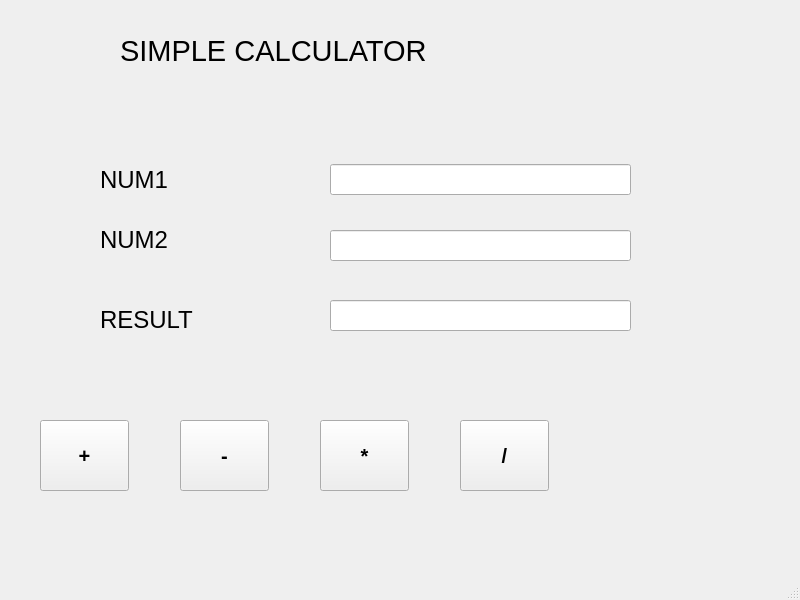
<?xml version="1.0" encoding="UTF-8"?>
<ui version="4.0">
 <class>MainWindow</class>
 <widget class="QMainWindow" name="MainWindow">
  <property name="geometry">
   <rect>
    <x>0</x>
    <y>0</y>
    <width>800</width>
    <height>600</height>
   </rect>
  </property>
  <property name="windowTitle">
   <string>MainWindow</string>
  </property>
  <widget class="QWidget" name="centralwidget">
   <widget class="QLabel" name="calculator_label">
    <property name="geometry">
     <rect>
      <x>120</x>
      <y>10</y>
      <width>471</width>
      <height>81</height>
     </rect>
    </property>
    <property name="font">
     <font>
      <pointsize>22</pointsize>
     </font>
    </property>
    <property name="text">
     <string>SIMPLE CALCULATOR</string>
    </property>
   </widget>
   <widget class="QLabel" name="num1_label">
    <property name="geometry">
     <rect>
      <x>100</x>
      <y>170</y>
      <width>141</width>
      <height>20</height>
     </rect>
    </property>
    <property name="font">
     <font>
      <pointsize>18</pointsize>
     </font>
    </property>
    <property name="text">
     <string>NUM1</string>
    </property>
   </widget>
   <widget class="QLabel" name="num2_label_2">
    <property name="geometry">
     <rect>
      <x>100</x>
      <y>230</y>
      <width>141</width>
      <height>20</height>
     </rect>
    </property>
    <property name="font">
     <font>
      <pointsize>18</pointsize>
     </font>
    </property>
    <property name="text">
     <string>NUM2</string>
    </property>
   </widget>
   <widget class="QLabel" name="result_label_2">
    <property name="geometry">
     <rect>
      <x>100</x>
      <y>310</y>
      <width>141</width>
      <height>20</height>
     </rect>
    </property>
    <property name="font">
     <font>
      <pointsize>18</pointsize>
     </font>
    </property>
    <property name="text">
     <string>RESULT</string>
    </property>
   </widget>
   <widget class="QLineEdit" name="num1_lineEdit">
    <property name="geometry">
     <rect>
      <x>330</x>
      <y>164</y>
      <width>301</width>
      <height>31</height>
     </rect>
    </property>
    <property name="font">
     <font>
      <pointsize>15</pointsize>
     </font>
    </property>
   </widget>
   <widget class="QLineEdit" name="num2_lineEdit_2">
    <property name="geometry">
     <rect>
      <x>330</x>
      <y>230</y>
      <width>301</width>
      <height>31</height>
     </rect>
    </property>
    <property name="font">
     <font>
      <pointsize>15</pointsize>
     </font>
    </property>
   </widget>
   <widget class="QLineEdit" name="result_lineEdit_3">
    <property name="geometry">
     <rect>
      <x>330</x>
      <y>300</y>
      <width>301</width>
      <height>31</height>
     </rect>
    </property>
    <property name="font">
     <font>
      <pointsize>15</pointsize>
     </font>
    </property>
   </widget>
   <widget class="QPushButton" name="plus_pushButton">
    <property name="geometry">
     <rect>
      <x>40</x>
      <y>420</y>
      <width>89</width>
      <height>71</height>
     </rect>
    </property>
    <property name="font">
     <font>
      <pointsize>15</pointsize>
      <weight>75</weight>
      <bold>true</bold>
     </font>
    </property>
    <property name="text">
     <string>+</string>
    </property>
   </widget>
   <widget class="QPushButton" name="sub_pushButton_2">
    <property name="geometry">
     <rect>
      <x>180</x>
      <y>420</y>
      <width>89</width>
      <height>71</height>
     </rect>
    </property>
    <property name="font">
     <font>
      <pointsize>15</pointsize>
      <weight>75</weight>
      <bold>true</bold>
     </font>
    </property>
    <property name="text">
     <string>-</string>
    </property>
   </widget>
   <widget class="QPushButton" name="multi_pushButton_3">
    <property name="geometry">
     <rect>
      <x>320</x>
      <y>420</y>
      <width>89</width>
      <height>71</height>
     </rect>
    </property>
    <property name="font">
     <font>
      <pointsize>15</pointsize>
      <weight>75</weight>
      <bold>true</bold>
     </font>
    </property>
    <property name="text">
     <string>*</string>
    </property>
   </widget>
   <widget class="QPushButton" name="division_pushButton_4">
    <property name="geometry">
     <rect>
      <x>460</x>
      <y>420</y>
      <width>89</width>
      <height>71</height>
     </rect>
    </property>
    <property name="font">
     <font>
      <pointsize>15</pointsize>
      <weight>75</weight>
      <bold>true</bold>
     </font>
    </property>
    <property name="text">
     <string>/</string>
    </property>
   </widget>
  </widget>
  <widget class="QMenuBar" name="menubar">
   <property name="geometry">
    <rect>
     <x>0</x>
     <y>0</y>
     <width>800</width>
     <height>22</height>
    </rect>
   </property>
  </widget>
  <widget class="QStatusBar" name="statusbar"/>
 </widget>
 <resources/>
 <connections/>
</ui>
